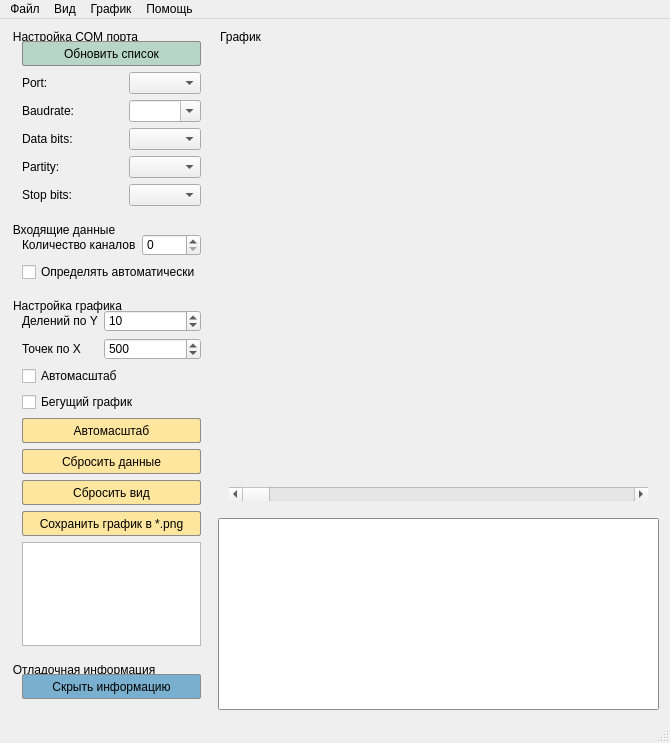
<?xml version="1.0" encoding="UTF-8"?>
<ui version="4.0">
 <class>MainWindow</class>
 <widget class="QMainWindow" name="MainWindow">
  <property name="geometry">
   <rect>
    <x>0</x>
    <y>0</y>
    <width>670</width>
    <height>743</height>
   </rect>
  </property>
  <property name="sizePolicy">
   <sizepolicy hsizetype="Expanding" vsizetype="Expanding">
    <horstretch>0</horstretch>
    <verstretch>0</verstretch>
   </sizepolicy>
  </property>
  <property name="windowTitle">
   <string>Serial port Plotter 1.0 by Solderingironspb (beta)</string>
  </property>
  <property name="windowIcon">
   <iconset theme="://icons/Plotter.ico">
    <normaloff>.</normaloff>.</iconset>
  </property>
  <property name="styleSheet">
   <string notr="true"/>
  </property>
  <widget class="QWidget" name="centralWidget">
   <layout class="QHBoxLayout" name="horizontalLayout">
    <item>
     <layout class="QGridLayout" name="gridLayout_5">
      <property name="horizontalSpacing">
       <number>6</number>
      </property>
      <item row="1" column="0">
       <widget class="QGroupBox" name="groupBox_2">
        <property name="styleSheet">
         <string notr="true"> QGroupBox::title {
     subcontrol-origin: margin;
     subcontrol-position: top left; /* помещаем вверху по центру */
     padding: 0px;
     
 }
QGroupBox {

    border: 2px;
    margin-top: 5ex; /* оставляем пространство вверху для заголовка */

  
   
}</string>
        </property>
        <property name="title">
         <string>Входящие данные</string>
        </property>
        <layout class="QGridLayout" name="gridLayout_4">
         <item row="0" column="0">
          <layout class="QVBoxLayout" name="verticalLayout_5">
           <item>
            <layout class="QFormLayout" name="formLayout_2">
             <item row="0" column="0">
              <widget class="QLabel" name="label_2">
               <property name="text">
                <string>Количество каналов</string>
               </property>
              </widget>
             </item>
             <item row="0" column="1">
              <widget class="QSpinBox" name="channel_count">
               <property name="sizePolicy">
                <sizepolicy hsizetype="Minimum" vsizetype="Fixed">
                 <horstretch>0</horstretch>
                 <verstretch>0</verstretch>
                </sizepolicy>
               </property>
              </widget>
             </item>
            </layout>
           </item>
           <item>
            <widget class="QCheckBox" name="automatic_cnt_channel">
             <property name="text">
              <string>Определять автоматически</string>
             </property>
            </widget>
           </item>
          </layout>
         </item>
        </layout>
       </widget>
      </item>
      <item row="3" column="0">
       <widget class="QGroupBox" name="gridGroupBox">
        <property name="sizePolicy">
         <sizepolicy hsizetype="Preferred" vsizetype="Preferred">
          <horstretch>0</horstretch>
          <verstretch>0</verstretch>
         </sizepolicy>
        </property>
        <property name="minimumSize">
         <size>
          <width>0</width>
          <height>0</height>
         </size>
        </property>
        <property name="maximumSize">
         <size>
          <width>16777215</width>
          <height>16777215</height>
         </size>
        </property>
        <property name="styleSheet">
         <string notr="true"> QGroupBox::title {
     subcontrol-origin: margin;
     subcontrol-position: top left; /* помещаем вверху по центру */
     padding: 0px;
     
 }
QGroupBox {

    border: 2px;
    margin-top: 5ex; /* оставляем пространство вверху для заголовка */

  
   
}</string>
        </property>
        <property name="title">
         <string>Отладочная информация</string>
        </property>
        <layout class="QGridLayout" name="TextControlsBox">
         <item row="0" column="0">
          <layout class="QVBoxLayout" name="verticalLayout">
           <property name="spacing">
            <number>2</number>
           </property>
           <item>
            <widget class="QPushButton" name="pushButton_TextEditHide">
             <property name="minimumSize">
              <size>
               <width>0</width>
               <height>25</height>
              </size>
             </property>
             <property name="styleSheet">
              <string notr="true">
QPushButton{
border: 1px solid #8b8b8b;
border-radius: 2px;
background-color: rgb(122,176, 207);
}

 QPushButton:default {
     border-color: navy; /* делаем кнопку по умолчанию выпуклой */
 }

QPushButton:pressed {
border: 1px solid #8b8b8b;
border-radius: 2px;
background-color: rgb(35, 195, 193);
}
</string>
             </property>
             <property name="text">
              <string>Скрыть информацию</string>
             </property>
             <property name="checkable">
              <bool>true</bool>
             </property>
             <property name="checked">
              <bool>false</bool>
             </property>
            </widget>
           </item>
          </layout>
         </item>
        </layout>
       </widget>
      </item>
      <item row="0" column="0">
       <widget class="QGroupBox" name="PortControlsBox">
        <property name="enabled">
         <bool>true</bool>
        </property>
        <property name="sizePolicy">
         <sizepolicy hsizetype="Preferred" vsizetype="Preferred">
          <horstretch>0</horstretch>
          <verstretch>0</verstretch>
         </sizepolicy>
        </property>
        <property name="minimumSize">
         <size>
          <width>0</width>
          <height>0</height>
         </size>
        </property>
        <property name="maximumSize">
         <size>
          <width>16777215</width>
          <height>16777215</height>
         </size>
        </property>
        <property name="styleSheet">
         <string notr="true"> QGroupBox::title {
     subcontrol-origin: margin;
     subcontrol-position: top left; /* помещаем вверху по центру */
     padding: 0px;
     
 }
QGroupBox {

    border: 2px;
    margin-top: 5ex; /* оставляем пространство вверху для заголовка */

  
   
}</string>
        </property>
        <property name="title">
         <string>Настройка COM порта</string>
        </property>
        <property name="flat">
         <bool>false</bool>
        </property>
        <property name="checkable">
         <bool>false</bool>
        </property>
        <layout class="QGridLayout" name="gridLayout">
         <item row="0" column="0">
          <layout class="QGridLayout" name="gridLayout_6">
           <item row="0" column="0" colspan="3">
            <widget class="QPushButton" name="pushButton">
             <property name="minimumSize">
              <size>
               <width>0</width>
               <height>25</height>
              </size>
             </property>
             <property name="styleSheet">
              <string notr="true">
QPushButton{
border: 1px solid #8b8b8b;
border-radius: 2px;
background-color: rgb(183, 214, 200);
}

 QPushButton:default {
     border-color: navy; /* делаем кнопку по умолчанию выпуклой */
 }

QPushButton:pressed {
border: 1px solid #8b8b8b;
border-radius: 2px;
background-color: rgb(35, 195, 193);
}
</string>
             </property>
             <property name="text">
              <string>Обновить список</string>
             </property>
            </widget>
           </item>
           <item row="1" column="0" colspan="2">
            <widget class="QLabel" name="labelPort">
             <property name="text">
              <string>Port:</string>
             </property>
            </widget>
           </item>
           <item row="1" column="2">
            <widget class="QComboBox" name="comboPort">
             <property name="minimumSize">
              <size>
               <width>69</width>
               <height>0</height>
              </size>
             </property>
             <property name="maximumSize">
              <size>
               <width>180</width>
               <height>16777215</height>
              </size>
             </property>
            </widget>
           </item>
           <item row="2" column="0" colspan="2">
            <widget class="QLabel" name="labelBaud">
             <property name="text">
              <string>Baudrate:</string>
             </property>
            </widget>
           </item>
           <item row="2" column="2">
            <widget class="QComboBox" name="comboBaud">
             <property name="minimumSize">
              <size>
               <width>69</width>
               <height>0</height>
              </size>
             </property>
             <property name="maximumSize">
              <size>
               <width>180</width>
               <height>16777215</height>
              </size>
             </property>
             <property name="editable">
              <bool>true</bool>
             </property>
            </widget>
           </item>
           <item row="3" column="2">
            <widget class="QComboBox" name="comboData">
             <property name="minimumSize">
              <size>
               <width>69</width>
               <height>0</height>
              </size>
             </property>
             <property name="maximumSize">
              <size>
               <width>180</width>
               <height>16777215</height>
              </size>
             </property>
            </widget>
           </item>
           <item row="3" column="0" colspan="2">
            <widget class="QLabel" name="labelData">
             <property name="text">
              <string>Data bits:</string>
             </property>
            </widget>
           </item>
           <item row="4" column="2">
            <widget class="QComboBox" name="comboParity">
             <property name="minimumSize">
              <size>
               <width>69</width>
               <height>0</height>
              </size>
             </property>
             <property name="maximumSize">
              <size>
               <width>180</width>
               <height>16777215</height>
              </size>
             </property>
            </widget>
           </item>
           <item row="4" column="0" colspan="2">
            <widget class="QLabel" name="labelParity">
             <property name="text">
              <string>Partity:</string>
             </property>
            </widget>
           </item>
           <item row="5" column="2">
            <widget class="QComboBox" name="comboStop">
             <property name="minimumSize">
              <size>
               <width>69</width>
               <height>0</height>
              </size>
             </property>
             <property name="maximumSize">
              <size>
               <width>180</width>
               <height>16777215</height>
              </size>
             </property>
            </widget>
           </item>
           <item row="5" column="0" colspan="2">
            <widget class="QLabel" name="labelStop">
             <property name="text">
              <string>Stop bits:</string>
             </property>
            </widget>
           </item>
          </layout>
         </item>
        </layout>
       </widget>
      </item>
      <item row="2" column="0">
       <widget class="QGroupBox" name="PlotControlsBox">
        <property name="sizePolicy">
         <sizepolicy hsizetype="Preferred" vsizetype="Preferred">
          <horstretch>0</horstretch>
          <verstretch>0</verstretch>
         </sizepolicy>
        </property>
        <property name="minimumSize">
         <size>
          <width>0</width>
          <height>0</height>
         </size>
        </property>
        <property name="maximumSize">
         <size>
          <width>16777215</width>
          <height>16777215</height>
         </size>
        </property>
        <property name="styleSheet">
         <string notr="true"> QGroupBox::title {
     subcontrol-origin: margin;
     subcontrol-position: top left; /* помещаем вверху по центру */
     padding: 0px;
     
 }
QGroupBox {

    border: 2px;
    margin-top: 5ex; /* оставляем пространство вверху для заголовка */

  
   
}</string>
        </property>
        <property name="title">
         <string>Настройка графика</string>
        </property>
        <property name="checkable">
         <bool>false</bool>
        </property>
        <layout class="QGridLayout" name="gridLayout_2">
         <property name="verticalSpacing">
          <number>0</number>
         </property>
         <item row="0" column="0">
          <layout class="QVBoxLayout" name="verticalLayout_6">
           <item>
            <layout class="QFormLayout" name="formLayout">
             <item row="0" column="0">
              <widget class="QLabel" name="labelYStep">
               <property name="minimumSize">
                <size>
                 <width>60</width>
                 <height>0</height>
                </size>
               </property>
               <property name="maximumSize">
                <size>
                 <width>16777215</width>
                 <height>16777215</height>
                </size>
               </property>
               <property name="text">
                <string>Делений по Y</string>
               </property>
              </widget>
             </item>
             <item row="0" column="1">
              <widget class="QSpinBox" name="spinYStep">
               <property name="minimumSize">
                <size>
                 <width>0</width>
                 <height>0</height>
                </size>
               </property>
               <property name="maximumSize">
                <size>
                 <width>16777215</width>
                 <height>16777215</height>
                </size>
               </property>
               <property name="minimum">
                <number>1</number>
               </property>
               <property name="maximum">
                <number>20</number>
               </property>
               <property name="singleStep">
                <number>1</number>
               </property>
               <property name="value">
                <number>10</number>
               </property>
              </widget>
             </item>
             <item row="1" column="0">
              <widget class="QLabel" name="label">
               <property name="maximumSize">
                <size>
                 <width>16777215</width>
                 <height>16777215</height>
                </size>
               </property>
               <property name="text">
                <string>Точек по X</string>
               </property>
              </widget>
             </item>
             <item row="1" column="1">
              <widget class="QSpinBox" name="spinBox">
               <property name="minimumSize">
                <size>
                 <width>0</width>
                 <height>0</height>
                </size>
               </property>
               <property name="maximumSize">
                <size>
                 <width>16777215</width>
                 <height>16777215</height>
                </size>
               </property>
               <property name="maximum">
                <number>3000</number>
               </property>
               <property name="value">
                <number>500</number>
               </property>
              </widget>
             </item>
             <item row="2" column="0" colspan="2">
              <widget class="QCheckBox" name="checkBox">
               <property name="text">
                <string>Автомасштаб</string>
               </property>
              </widget>
             </item>
             <item row="3" column="0" colspan="2">
              <widget class="QCheckBox" name="checkBox_2">
               <property name="text">
                <string>Бегущий график</string>
               </property>
              </widget>
             </item>
            </layout>
           </item>
           <item>
            <layout class="QVBoxLayout" name="verticalLayout_3">
             <item>
              <widget class="QPushButton" name="pushButton_AutoScale">
               <property name="minimumSize">
                <size>
                 <width>0</width>
                 <height>25</height>
                </size>
               </property>
               <property name="styleSheet">
                <string notr="true">
QPushButton{
border: 1px solid #8b8b8b;
border-radius: 2px;
background-color: rgb(255, 230, 158);
}

 QPushButton:default {
     border-color: navy; /* делаем кнопку по умолчанию выпуклой */
 }

QPushButton:pressed {
border: 1px solid #8b8b8b;
border-radius: 2px;
background-color: rgb(35, 195, 193);
}
</string>
               </property>
               <property name="text">
                <string>Автомасштаб</string>
               </property>
              </widget>
             </item>
             <item>
              <widget class="QPushButton" name="Reset_data">
               <property name="minimumSize">
                <size>
                 <width>0</width>
                 <height>25</height>
                </size>
               </property>
               <property name="styleSheet">
                <string notr="true">
QPushButton{
border: 1px solid #8b8b8b;
border-radius: 2px;
background-color: rgb(255, 230, 158);
}

 QPushButton:default {
     border-color: navy; /* делаем кнопку по умолчанию выпуклой */
 }

QPushButton:pressed {
border: 1px solid #8b8b8b;
border-radius: 2px;
background-color: rgb(35, 195, 193);
}
</string>
               </property>
               <property name="text">
                <string>Сбросить данные</string>
               </property>
              </widget>
             </item>
             <item>
              <widget class="QPushButton" name="pushButton_ResetVisible">
               <property name="minimumSize">
                <size>
                 <width>0</width>
                 <height>25</height>
                </size>
               </property>
               <property name="styleSheet">
                <string notr="true">
QPushButton{
border: 1px solid #8b8b8b;
border-radius: 2px;
background-color: rgb(255, 230, 158);
}

 QPushButton:default {
     border-color: navy; /* делаем кнопку по умолчанию выпуклой */
 }

QPushButton:pressed {
border: 1px solid #8b8b8b;
border-radius: 2px;
background-color: rgb(35, 195, 193);
}
</string>
               </property>
               <property name="text">
                <string>Сбросить вид</string>
               </property>
              </widget>
             </item>
             <item>
              <widget class="QPushButton" name="savePNGButton">
               <property name="minimumSize">
                <size>
                 <width>0</width>
                 <height>25</height>
                </size>
               </property>
               <property name="styleSheet">
                <string notr="true">
QPushButton{
border: 1px solid #8b8b8b;
border-radius: 2px;
background-color: rgb(255, 230, 158);
}

 QPushButton:default {
     border-color: navy; /* делаем кнопку по умолчанию выпуклой */
 }

QPushButton:pressed {
border: 1px solid #8b8b8b;
border-radius: 2px;
background-color: rgb(35, 195, 193);
}
</string>
               </property>
               <property name="text">
                <string>Сохранить график в *.png</string>
               </property>
              </widget>
             </item>
            </layout>
           </item>
           <item>
            <widget class="QListWidget" name="listWidget_Channels">
             <property name="enabled">
              <bool>true</bool>
             </property>
             <property name="sizePolicy">
              <sizepolicy hsizetype="Ignored" vsizetype="Expanding">
               <horstretch>0</horstretch>
               <verstretch>0</verstretch>
              </sizepolicy>
             </property>
             <property name="minimumSize">
              <size>
               <width>0</width>
               <height>0</height>
              </size>
             </property>
             <property name="maximumSize">
              <size>
               <width>32768</width>
               <height>32768</height>
              </size>
             </property>
             <property name="layoutDirection">
              <enum>Qt::LeftToRight</enum>
             </property>
             <property name="styleSheet">
              <string notr="true">QTextEdit{

    border: 1px solid #8b8b8b;
    border-radius: 2px;
    background-color: qlineargradient(x1: 0, y1: 0, x2: 0, y2: 1,
                                      stop: 0 #FFFFFF, stop: 1 #FFFFFF);
   
}</string>
             </property>
             <property name="autoScroll">
              <bool>false</bool>
             </property>
             <property name="editTriggers">
              <set>QAbstractItemView::NoEditTriggers</set>
             </property>
             <property name="alternatingRowColors">
              <bool>true</bool>
             </property>
             <property name="selectionBehavior">
              <enum>QAbstractItemView::SelectItems</enum>
             </property>
             <property name="textElideMode">
              <enum>Qt::ElideMiddle</enum>
             </property>
             <property name="resizeMode">
              <enum>QListView::Adjust</enum>
             </property>
             <property name="modelColumn">
              <number>0</number>
             </property>
             <property name="selectionRectVisible">
              <bool>true</bool>
             </property>
            </widget>
           </item>
          </layout>
         </item>
        </layout>
       </widget>
      </item>
      <item row="4" column="0">
       <spacer name="verticalSpacer">
        <property name="orientation">
         <enum>Qt::Vertical</enum>
        </property>
        <property name="sizeHint" stdset="0">
         <size>
          <width>20</width>
          <height>40</height>
         </size>
        </property>
       </spacer>
      </item>
     </layout>
    </item>
    <item>
     <layout class="QVBoxLayout" name="verticalLayout_2">
      <item>
       <widget class="QGroupBox" name="groupBox">
        <property name="styleSheet">
         <string notr="true"> QGroupBox::title {
     subcontrol-origin: margin;
     subcontrol-position: top left; /* помещаем вверху по центру */
     padding: 0px;
     
 }
QGroupBox {

    border: 2px;
    margin-top: 5ex; /* оставляем пространство вверху для заголовка */

  
   
}</string>
        </property>
        <property name="title">
         <string>График</string>
        </property>
        <layout class="QGridLayout" name="gridLayout_3">
         <item row="0" column="0">
          <layout class="QVBoxLayout" name="verticalLayout_4">
           <item>
            <widget class="QCustomPlot" name="plot" native="true">
             <property name="sizePolicy">
              <sizepolicy hsizetype="Expanding" vsizetype="Expanding">
               <horstretch>0</horstretch>
               <verstretch>0</verstretch>
              </sizepolicy>
             </property>
             <property name="minimumSize">
              <size>
               <width>200</width>
               <height>200</height>
              </size>
             </property>
            </widget>
           </item>
           <item>
            <widget class="QScrollBar" name="horizontalScrollBar">
             <property name="minimum">
              <number>100</number>
             </property>
             <property name="maximum">
              <number>500</number>
             </property>
             <property name="orientation">
              <enum>Qt::Horizontal</enum>
             </property>
            </widget>
           </item>
          </layout>
         </item>
        </layout>
       </widget>
      </item>
      <item>
       <widget class="QTextEdit" name="textEdit_UartWindow">
        <property name="sizePolicy">
         <sizepolicy hsizetype="Expanding" vsizetype="Maximum">
          <horstretch>0</horstretch>
          <verstretch>0</verstretch>
         </sizepolicy>
        </property>
        <property name="minimumSize">
         <size>
          <width>0</width>
          <height>0</height>
         </size>
        </property>
        <property name="styleSheet">
         <string notr="true">QTextEdit{

    border: 1px solid #8b8b8b;
    border-radius: 2px;
    background-color: qlineargradient(x1: 0, y1: 0, x2: 0, y2: 1,
                                      stop: 0 #FFFFFF, stop: 1 #FFFFFF);
   
}</string>
        </property>
        <property name="lineWrapMode">
         <enum>QTextEdit::NoWrap</enum>
        </property>
        <property name="lineWrapColumnOrWidth">
         <number>0</number>
        </property>
        <property name="readOnly">
         <bool>true</bool>
        </property>
       </widget>
      </item>
     </layout>
    </item>
   </layout>
  </widget>
  <widget class="QStatusBar" name="statusBar"/>
  <widget class="QMenuBar" name="menuBar">
   <property name="geometry">
    <rect>
     <x>0</x>
     <y>0</y>
     <width>670</width>
     <height>21</height>
    </rect>
   </property>
   <widget class="QMenu" name="menu">
    <property name="title">
     <string>Файл</string>
    </property>
    <addaction name="actionConnect"/>
    <addaction name="actionPause_Plot"/>
    <addaction name="actionDisconnect"/>
    <addaction name="actionRecord_stream"/>
    <addaction name="action_png"/>
   </widget>
   <widget class="QMenu" name="menu_2">
    <property name="title">
     <string>График</string>
    </property>
    <addaction name="actionClear"/>
    <addaction name="Autoscale"/>
    <addaction name="action_run"/>
    <addaction name="action_visible_legend"/>
    <addaction name="action_use_OpenGL"/>
   </widget>
   <widget class="QMenu" name="menu_3">
    <property name="title">
     <string>Помощь</string>
    </property>
    <addaction name="actionHow_to_use"/>
   </widget>
   <widget class="QMenu" name="menu_4">
    <property name="title">
     <string>Вид</string>
    </property>
    <addaction name="action_COM_port"/>
    <addaction name="action_input_data"/>
    <addaction name="action_graph_settings"/>
    <addaction name="action_debug_info"/>
    <addaction name="action"/>
    <addaction name="action_hide_debug_info"/>
    <addaction name="action_windows_stays_on_top"/>
    <addaction name="action_Frameless_window_hint"/>
   </widget>
   <addaction name="menu"/>
   <addaction name="menu_4"/>
   <addaction name="menu_2"/>
   <addaction name="menu_3"/>
  </widget>
  <action name="actionConnect2">
   <property name="icon">
    <iconset>
     <normaloff>:/serial_port_plotter/play_nor.png</normaloff>
     <normalon>:/serial_port_plotter/play_nor.png</normalon>
     <disabledoff>:/serial_port_plotter/play_dis.png</disabledoff>
     <disabledon>:/serial_port_plotter/play_dis.png</disabledon>
     <activeoff>:/serial_port_plotter/play_act.png</activeoff>
     <activeon>:/serial_port_plotter/play_act.png</activeon>
     <selectedoff>:/serial_port_plotter/play_act.png</selectedoff>
     <selectedon>:/serial_port_plotter/play_act.png</selectedon>:/serial_port_plotter/play_nor.png</iconset>
   </property>
   <property name="text">
    <string>Connect</string>
   </property>
   <property name="toolTip">
    <string>Connect to COM port</string>
   </property>
  </action>
  <action name="actionPause_Plot2">
   <property name="enabled">
    <bool>false</bool>
   </property>
   <property name="icon">
    <iconset>
     <normaloff>:/serial_port_plotter/pause_nor.png</normaloff>
     <normalon>:/serial_port_plotter/pause_nor.png</normalon>
     <disabledoff>:/serial_port_plotter/pause_dis.png</disabledoff>
     <disabledon>:/serial_port_plotter/pause_dis.png</disabledon>
     <activeoff>:/serial_port_plotter/pause_act.png</activeoff>
     <activeon>:/serial_port_plotter/pause_act.png</activeon>
     <selectedoff>:/serial_port_plotter/pause_act.png</selectedoff>
     <selectedon>:/serial_port_plotter/pause_act.png</selectedon>:/serial_port_plotter/pause_nor.png</iconset>
   </property>
   <property name="text">
    <string>Pause</string>
   </property>
   <property name="toolTip">
    <string>Pause plot</string>
   </property>
  </action>
  <action name="actionDisconnect2">
   <property name="enabled">
    <bool>false</bool>
   </property>
   <property name="icon">
    <iconset>
     <normaloff>:/serial_port_plotter/stop_nor.png</normaloff>
     <normalon>:/serial_port_plotter/stop_nor.png</normalon>
     <disabledoff>:/serial_port_plotter/stop_dis.png</disabledoff>
     <disabledon>:/serial_port_plotter/stop_dis.png</disabledon>
     <activeoff>:/serial_port_plotter/stop_act.png</activeoff>
     <activeon>:/serial_port_plotter/stop_act.png</activeon>
     <selectedoff>:/serial_port_plotter/stop_act.png</selectedoff>
     <selectedon>:/serial_port_plotter/stop_act.png</selectedon>:/serial_port_plotter/stop_nor.png</iconset>
   </property>
   <property name="text">
    <string>Disconnect</string>
   </property>
   <property name="toolTip">
    <string>Disconnect COM port</string>
   </property>
  </action>
  <action name="actionClear2">
   <property name="enabled">
    <bool>true</bool>
   </property>
   <property name="icon">
    <iconset>
     <normaloff>:/serial_port_plotter/clear_nor.png</normaloff>
     <normalon>:/serial_port_plotter/clear_nor.png</normalon>
     <disabledoff>:/serial_port_plotter/clear_dis.png</disabledoff>
     <disabledon>:/serial_port_plotter/clear_dis.png</disabledon>
     <activeoff>:/serial_port_plotter/clear_act.png</activeoff>
     <activeon>:/serial_port_plotter/clear_act.png</activeon>
     <selectedoff>:/serial_port_plotter/clear_act.png</selectedoff>
     <selectedon>:/serial_port_plotter/clear_act.png</selectedon>:/serial_port_plotter/clear_nor.png</iconset>
   </property>
   <property name="text">
    <string>Clear</string>
   </property>
   <property name="toolTip">
    <string>Clear plot data</string>
   </property>
  </action>
  <action name="actionHow_to_use2">
   <property name="icon">
    <iconset>
     <normaloff>:/serial_port_plotter/help_nor.png</normaloff>
     <normalon>:/serial_port_plotter/help_nor.png</normalon>
     <disabledoff>:/serial_port_plotter/help_dis.png</disabledoff>
     <disabledon>:/serial_port_plotter/help_dis.png</disabledon>
     <activeoff>:/serial_port_plotter/help_act.png</activeoff>
     <activeon>:/serial_port_plotter/help_act.png</activeon>
     <selectedoff>:/serial_port_plotter/help_act.png</selectedoff>
     <selectedon>:/serial_port_plotter/help_act.png</selectedon>:/serial_port_plotter/help_nor.png</iconset>
   </property>
   <property name="text">
    <string>How to use</string>
   </property>
  </action>
  <action name="actionRecord_stream2">
   <property name="checkable">
    <bool>true</bool>
   </property>
   <property name="checked">
    <bool>false</bool>
   </property>
   <property name="enabled">
    <bool>true</bool>
   </property>
   <property name="icon">
    <iconset>
     <normaloff>:/icons/line_icon_set/document.png</normaloff>
     <normalon>:/icons/line_icon_set_text/document.png</normalon>
     <disabledoff>:/icons/line_icon_set/document.png</disabledoff>:/icons/line_icon_set/document.png</iconset>
   </property>
   <property name="text">
    <string>Record stream</string>
   </property>
   <property name="toolTip">
    <string>Record the incoming data to a .csv file ( shortcut : s )</string>
   </property>
   <property name="shortcut">
    <string/>
   </property>
   <property name="visible">
    <bool>true</bool>
   </property>
  </action>
  <action name="actionConnect">
   <property name="text">
    <string>Подключиться</string>
   </property>
   <property name="shortcut">
    <string>Ctrl+O</string>
   </property>
  </action>
  <action name="actionPause_Plot">
   <property name="text">
    <string>Пауза</string>
   </property>
   <property name="shortcut">
    <string>Ctrl+P</string>
   </property>
  </action>
  <action name="actionDisconnect">
   <property name="text">
    <string>Отключиться</string>
   </property>
   <property name="shortcut">
    <string>Ctrl+Q</string>
   </property>
  </action>
  <action name="actionClear">
   <property name="text">
    <string>Очистить данные</string>
   </property>
   <property name="shortcut">
    <string>Ctrl+Shift+C</string>
   </property>
  </action>
  <action name="actionRecord_stream">
   <property name="checkable">
    <bool>true</bool>
   </property>
   <property name="text">
    <string>Сохранять данные в *.csv</string>
   </property>
   <property name="toolTip">
    <string>Только при отключенном COM порту</string>
   </property>
   <property name="shortcut">
    <string>Ctrl+Shift+D</string>
   </property>
  </action>
  <action name="action_png">
   <property name="text">
    <string>Сохранить график в *.png</string>
   </property>
   <property name="shortcut">
    <string>Ctrl+Shift+S</string>
   </property>
  </action>
  <action name="actionHow_to_use">
   <property name="text">
    <string>О программе</string>
   </property>
   <property name="shortcut">
    <string>F1</string>
   </property>
  </action>
  <action name="Autoscale">
   <property name="checkable">
    <bool>true</bool>
   </property>
   <property name="text">
    <string>Автомасштаб</string>
   </property>
   <property name="shortcut">
    <string>Ctrl+A</string>
   </property>
  </action>
  <action name="action_input_data">
   <property name="checkable">
    <bool>true</bool>
   </property>
   <property name="text">
    <string>Входящие данные</string>
   </property>
   <property name="shortcut">
    <string>Ctrl+2</string>
   </property>
  </action>
  <action name="action_graph_settings">
   <property name="checkable">
    <bool>true</bool>
   </property>
   <property name="text">
    <string>Настройка графика</string>
   </property>
   <property name="shortcut">
    <string>Ctrl+3</string>
   </property>
  </action>
  <action name="action_debug_info">
   <property name="checkable">
    <bool>true</bool>
   </property>
   <property name="text">
    <string>Отладочная информация</string>
   </property>
   <property name="shortcut">
    <string>Ctrl+4</string>
   </property>
  </action>
  <action name="action_COM_port">
   <property name="checkable">
    <bool>true</bool>
   </property>
   <property name="text">
    <string>Настройка COM порта</string>
   </property>
   <property name="shortcut">
    <string>Ctrl+1</string>
   </property>
  </action>
  <action name="action">
   <property name="text">
    <string>Оставить только график</string>
   </property>
   <property name="shortcut">
    <string>Ctrl+E</string>
   </property>
  </action>
  <action name="action_hide_debug_info">
   <property name="text">
    <string>Скрыть отладочную информацию</string>
   </property>
   <property name="shortcut">
    <string>Ctrl+L</string>
   </property>
  </action>
  <action name="action_visible_legend">
   <property name="checkable">
    <bool>true</bool>
   </property>
   <property name="text">
    <string>Показать легенду</string>
   </property>
   <property name="shortcut">
    <string>Ctrl+Shift+L</string>
   </property>
  </action>
  <action name="action_windows_stays_on_top">
   <property name="checkable">
    <bool>true</bool>
   </property>
   <property name="text">
    <string>Закрепить поверх всех окон</string>
   </property>
   <property name="shortcut">
    <string>Ctrl+Shift+T</string>
   </property>
  </action>
  <action name="action_Frameless_window_hint">
   <property name="checkable">
    <bool>true</bool>
   </property>
   <property name="text">
    <string>Сделать безрамное окно</string>
   </property>
   <property name="shortcut">
    <string>Ctrl+Shift+F11</string>
   </property>
  </action>
  <action name="action_run">
   <property name="checkable">
    <bool>true</bool>
   </property>
   <property name="text">
    <string>Бегущий график</string>
   </property>
   <property name="shortcut">
    <string>Ctrl+R</string>
   </property>
  </action>
  <action name="action_use_OpenGL">
   <property name="checkable">
    <bool>true</bool>
   </property>
   <property name="text">
    <string>Аппаратное ускорение</string>
   </property>
  </action>
 </widget>
 <layoutdefault spacing="6" margin="11"/>
 <customwidgets>
  <customwidget>
   <class>QCustomPlot</class>
   <extends>QWidget</extends>
   <header location="global">qcustomplot/qcustomplot.h</header>
   <container>1</container>
  </customwidget>
 </customwidgets>
 <resources/>
 <connections/>
</ui>
